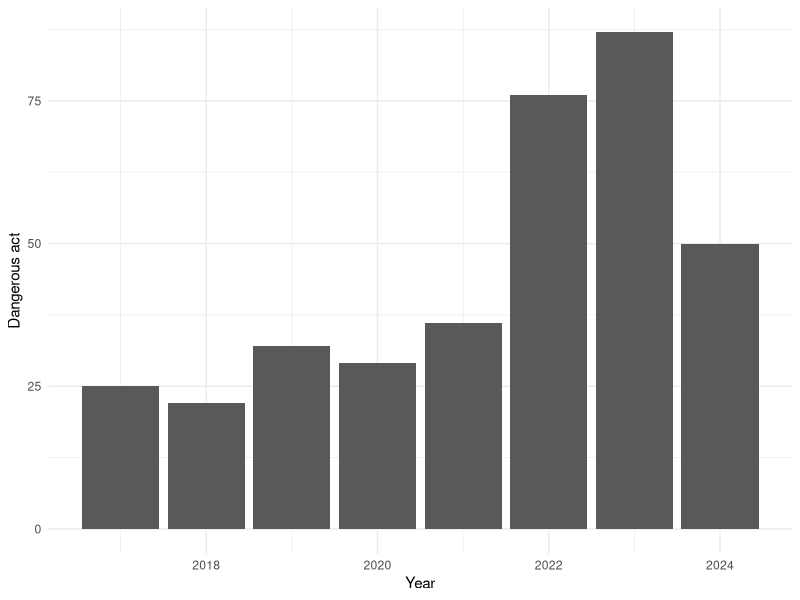
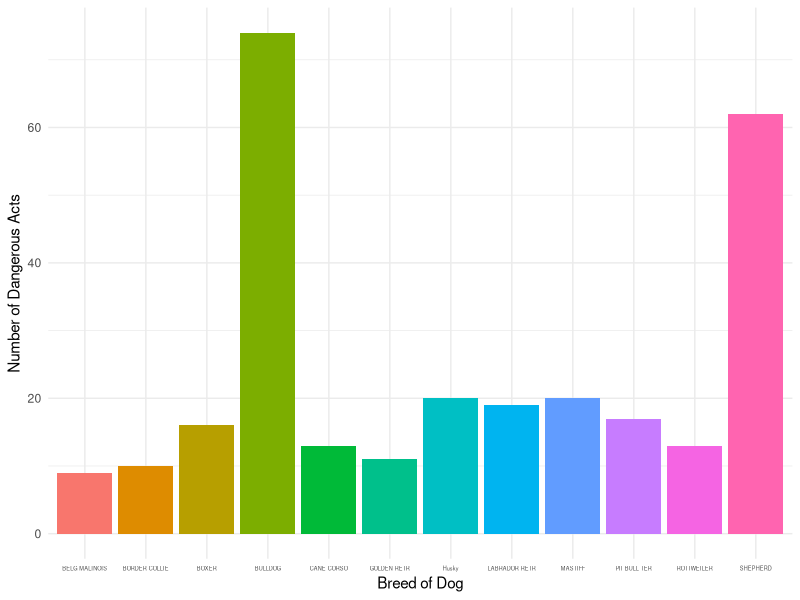
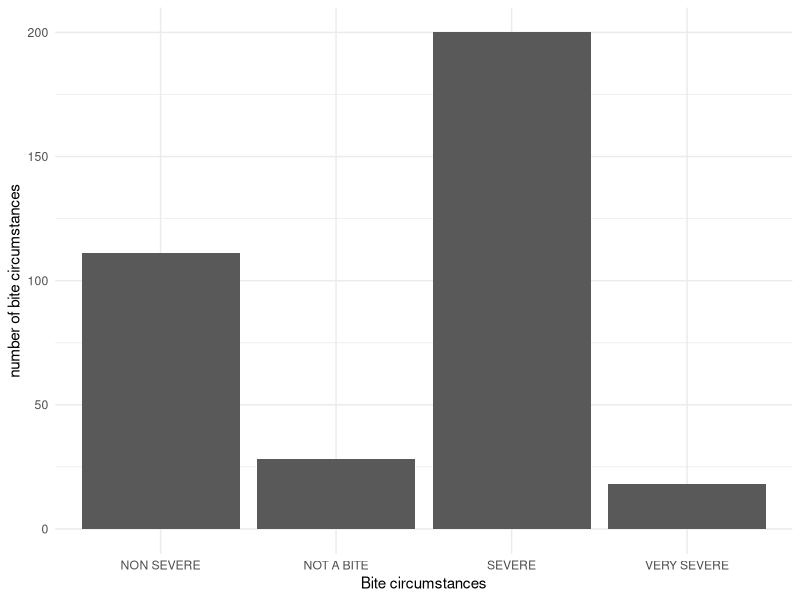
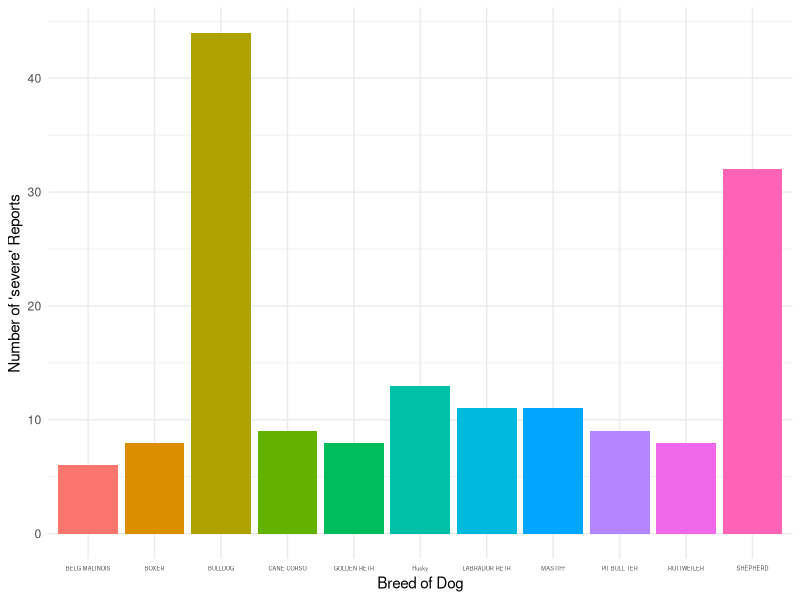
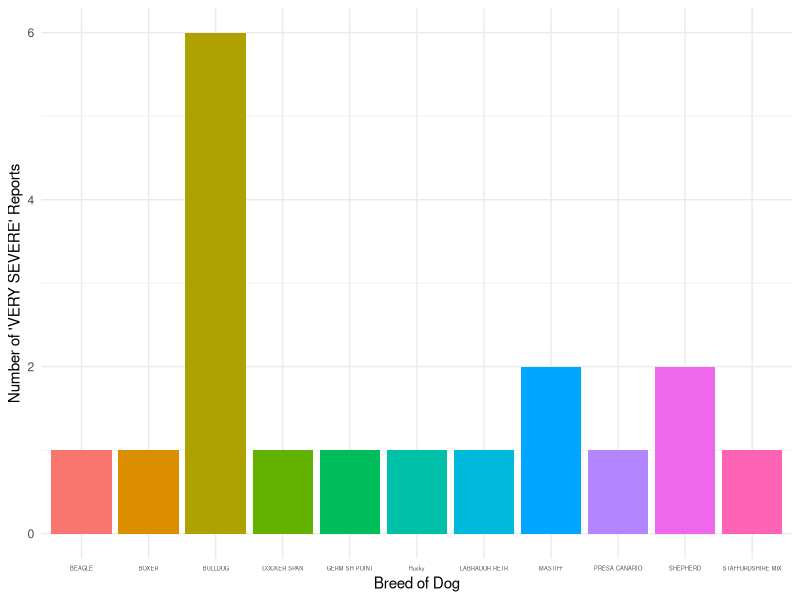
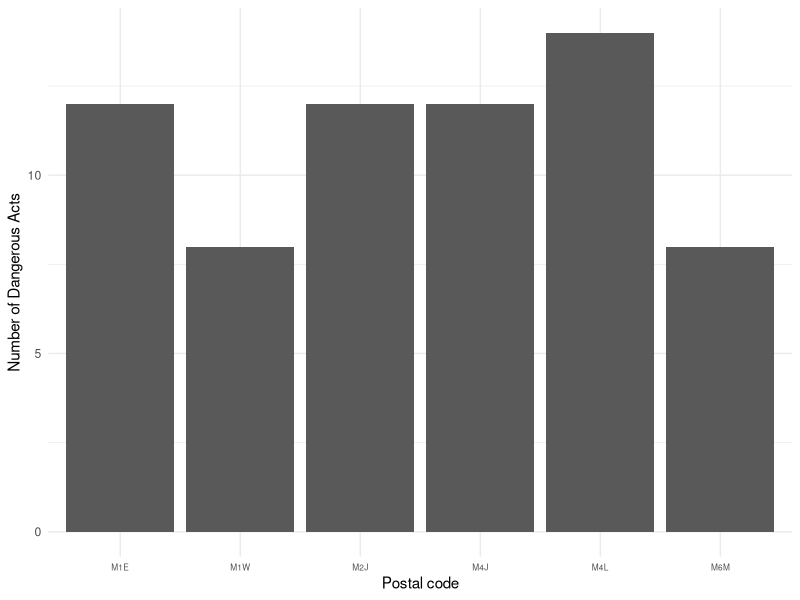

The R source for these figures, in order:
## ---- chunk 1
#| include: false
#| warning: false
#| message: false

library(tidyverse)
library(here)
library(dplyr)
library(knitr)
## ---- chunk 2
#| echo: false
#| warning: false
#| message: false

cleaned_data <- read_csv(here::here("data/analysis_data/analysis_data.csv"))
## ---- chunk 3
#| label: tbl-1
#| tab-cap: "Sample of cleaned data" 
#| warning: false
#| message: false
#| echo: false


cleaned_table <- cleaned_data %>%
  head(5)
kable(cleaned_table, caption = "Cleaned data")
## ---- chunk 4
#| label: fig-1
#| fig-cap: "Number of dogs that have been issued as a dangerous dog in Toronto" 
#| warning: false
#| message: false
#| echo: false

cleaned_data1 <- cleaned_data %>%
  mutate(Year = year(as.Date(Date_of_Dangerous_Act))) 

cleaned_data1 |>
  ggplot(aes(x = Year)) +
  geom_bar() +
  theme_minimal() + 
  labs(x = "Year", y = "Dangerous act")
## ---- chunk 5
#| label: fig-2
#| fig-cap: "Breed of dogs that has issued as dangerous dog above the mean number" 
#| warning: false
#| message: false
#| echo: false

breed_counts <- cleaned_data %>%
  group_by(Breed) %>%
  summarise(Num_Dangerous_Acts = n())

mean_value <- mean(breed_counts$Num_Dangerous_Acts)

filtered_breeds <- breed_counts %>%
  filter(Num_Dangerous_Acts > mean_value)

ggplot(data = filtered_breeds, aes(x = Breed, y = Num_Dangerous_Acts, fill = Breed)) +
  geom_bar(stat = "identity") +
  labs(
       x = "Breed of Dog",
       y = "Number of Dangerous Acts") +
  theme_minimal() +
  theme(
    legend.position = "none", axis.text.x = element_text(size = 4)
  )
## ---- chunk 6
#| label: fig-3
#| fig-cap: "Number of different attack circumstance " 
#| warning: false
#| message: false
#| echo: false

cleaned_data1 |>
  ggplot(aes(x = Bite_Circumstance)) +
  geom_bar() +
  theme_minimal() + 
  labs(
       x = "Bite circumstances", y = "number of bite circumstances"
       ) 
## ---- chunk 7
#| label: fig-4
#| fig-cap: "Number of severe each breed of dog caused above mean" 
#| warning: false
#| message: false
#| echo: false

severe_counts <- cleaned_data %>%
  filter(Bite_Circumstance == "SEVERE") %>%
  group_by(Breed) %>%
  summarise(Num_severe = n())

mean_value <- mean(severe_counts$Num_severe)

filtered_breeds1 <- severe_counts %>%
  filter(Num_severe > mean_value)

# Create the bar plot
ggplot(data = filtered_breeds1, aes(x = Breed, y = Num_severe, fill = Breed)) +
  geom_bar(stat = "identity") +
  labs(
       x = "Breed of Dog",
       y = "Number of 'severe' Reports") +
  theme_minimal() +
  theme(legend.position = "none", axis.text.x = element_text(size = 4))
## ---- chunk 8
#| label: fig-5
#| fig-cap: "Number of very severe each breed of dog caused above mean" 
#| warning: false
#| message: false
#| echo: false

very_severe <- cleaned_data %>%
  filter(Bite_Circumstance == "VERY SEVERE") %>%
  group_by(Breed) %>%
  summarise(Num_very = n())

# Create the bar plot
ggplot(data = very_severe, aes(x = Breed, y = Num_very, fill = Breed)) +
  geom_bar(stat = "identity") +
  labs(
       x = "Breed of Dog",
       y = "Number of 'VERY SEVERE' Reports") +
  theme_minimal() +
  theme(legend.position = "none", axis.text.x = element_text(size = 4))
## ---- chunk 9
#| label: fig-6
#| fig-cap: "Areas of dog attack above the mean" 
#| warning: false
#| message: false
#| echo: false

area_counts <- cleaned_data %>%
  group_by(Forward_Sortation_Area) %>%
  summarise(Num_Dangerous_Acts = n())

filtered_areas <- area_counts %>%
  filter(Num_Dangerous_Acts > 7)

ggplot(data = filtered_areas, aes(x = Forward_Sortation_Area, y = Num_Dangerous_Acts)) +
  geom_bar(stat = "identity") +
  labs(
       x = "Postal code",
       y = "Number of Dangerous Acts") +
  theme_minimal() +
  theme(
    legend.position = "none",axis.text.x = element_text(size = 6)
  )

## ---- chunk 10
#| label: tbl-2
#| tab-cap: "Areas of dog attack above the mean" 
#| warning: false
#| message: false
#| echo: false

area_counts <- cleaned_data %>%
  group_by(Forward_Sortation_Area) %>%
  summarise(dangerous_dogs = n())

mean_value <- mean(area_counts$dangerous_dogs)

filtered_areas <- area_counts %>%
  filter(dangerous_dogs > 7)

# Display the summary table
kable(filtered_areas, caption = "Areas of dog attack above the mean")
